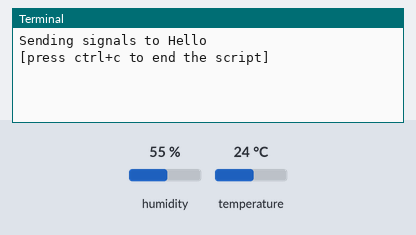
A program run on a simulated Raspberry Pi (BCM pin numbers), started with the argument Hello. Parts: the last lines printed to the terminal. The test bench sets the inputs (shaded band); at power-on: humidity 55 %, temperature 24 °C. No MQTT or app messages arrive unless stated.

Above: at 1.3 s.
1.4 s: humidity set to 22 %
At 4.4 s:
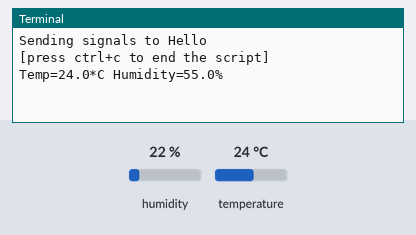
7.7 s: temperature set to 12 °C
At 9.7 s:
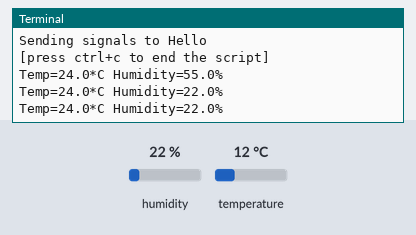
11.7 s: humidity set to 40 %
At 13.0 s:
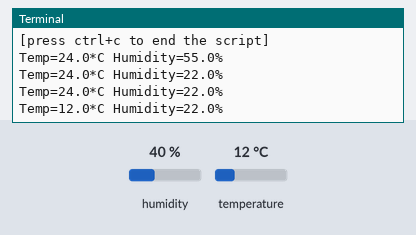
Timing chart, 0 to 14.7 s (numbered marks = the images above; inputs shaded):
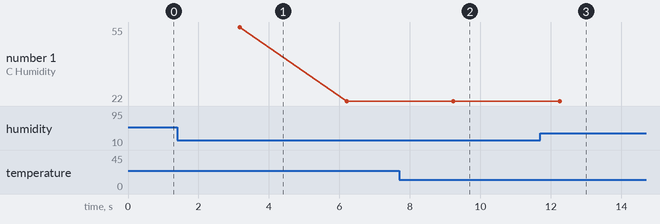

The program:

cabin-temp.py
```python
import sys
import Adafruit_DHT
import paho.mqtt.client as mqtt
from time import sleep

sensor = Adafruit_DHT.DHT22
serverIP = sys.argv[1]

print("Sending signals to " + serverIP)

# Connect to broker
mqttClient = mqtt.Client("djad_mqtt")
mqttClient.connect(serverIP, 1883)
mqttClient.loop_start()

pin = 4
print("[press ctrl+c to end the script]")

try:
    while True:
        humidity, temperature = Adafruit_DHT.read_retry(sensor, pin)
        sleep(2.5)
        if humidity is not None and temperature is not None:
            print("Temp={0:0.1f}*C Humidity={1:0.1f}%".format(temperature, humidity))
            mqttClient.publish("cabin/temp", temperature)
            mqttClient.publish("cabin/humidity", humidity)
        else:
            print("Failed to get reading.")

except KeyboardInterrupt:
    print("End")
```

Measured:
- plotted number 1: 22 → 40 after the input at 11.7 s
